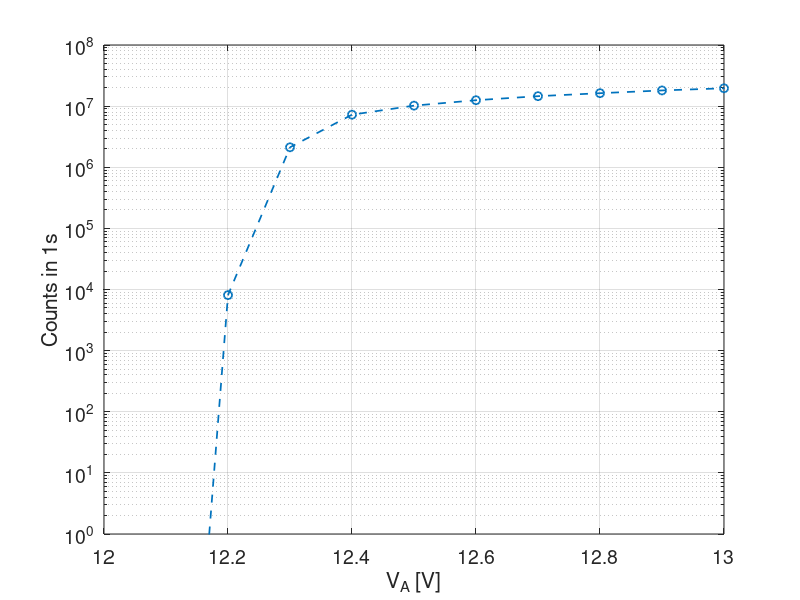
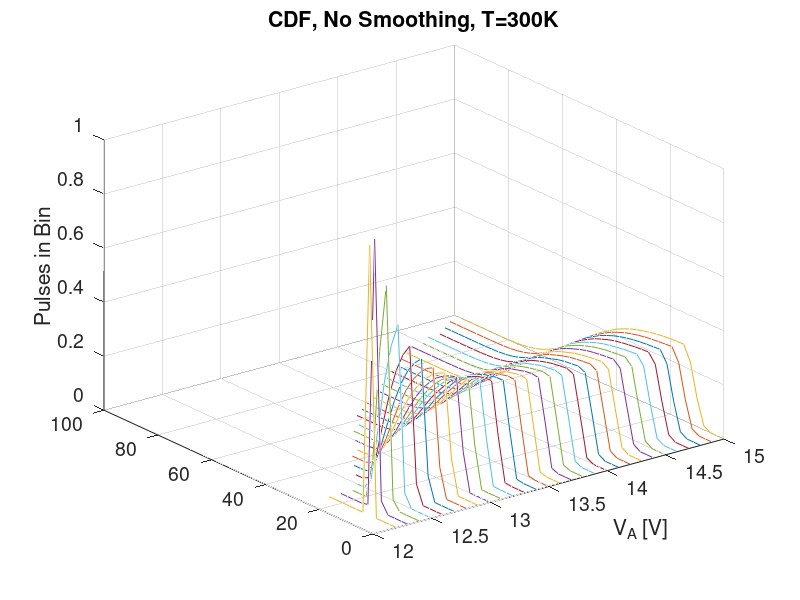
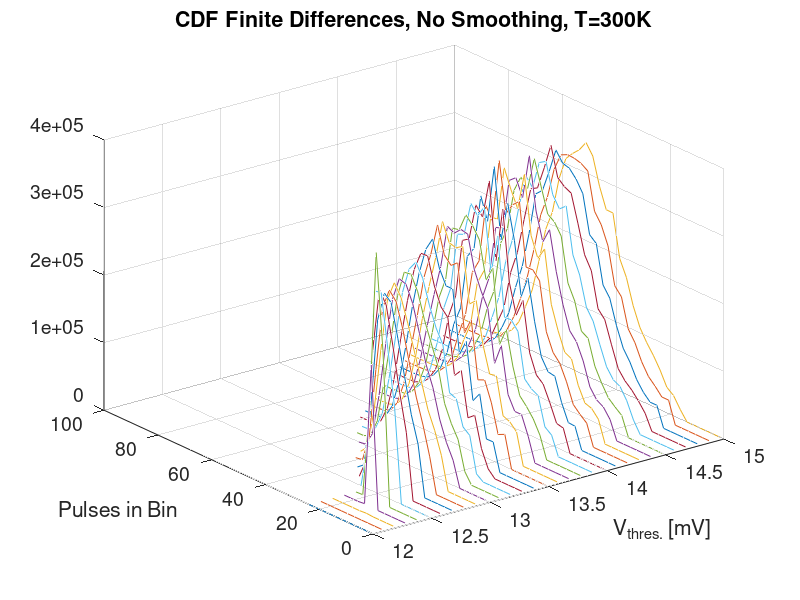
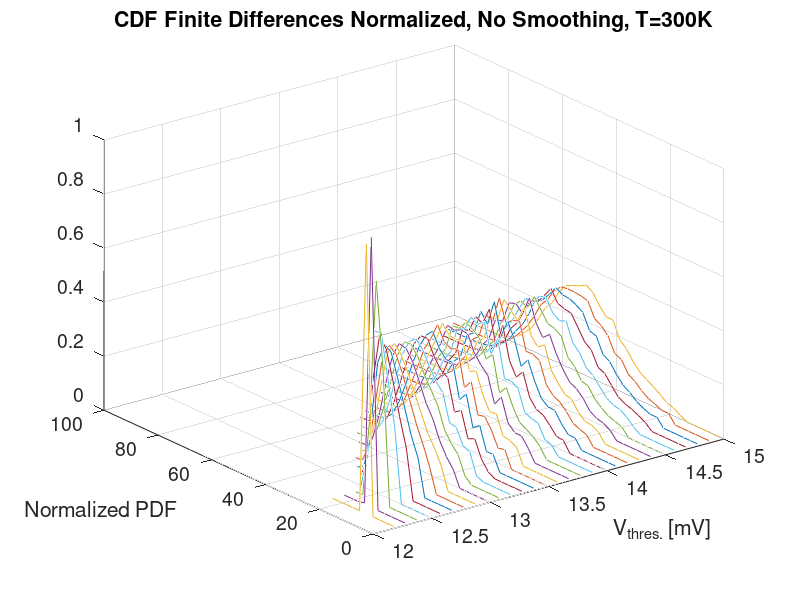

Reproduce these figures in MATLAB, in order. (Note: this script raises an error after producing the figures.)
%% Plots data collected using 'pqc_get_single_pulse_dist.m' at a single
% temperature

% First, clean up
close all
clear
clc

load( 'pqc_wirebonded_cryo_1_300K.mat' );
temp_str = 'T=300K';

% Figure parameters
lw = 1.25;
fs = 14;

%% Smooth CDF and calculate PDF from smoothed CDF
% for i = 1 : length( VA_list )
%     data_cells{ i }.pulse_CDF_mean_smoothed = smooth( data_cells{ i }.pulse_CDF_mean, 'loess' );
%     pulse_PDF_mean_smoothed = -1 * diff( data_cells{ i }.pulse_CDF_mean_smoothed );
%     pulse_PDF_mean_smoothed( pulse_PDF_mean_smoothed < 0 ) = 0;
%     data_cells{ i }.pulse_PDF_mean_smoothed = pulse_PDF_mean_smoothed;
% end

%% Plot total pulses vs. overbias
figure( )

CDF_peaks = zeros( 1, length( data_cells ) );
for i = 1 : length( data_cells )
    CDF_peaks( i ) = max( data_cells{ i }.pulse_CDF_mean );
end
%plot( VA_list, CDF_peaks / delta_T, 'o--', 'linewidth', lw );
CDF_peaks_log_modified = CDF_peaks;
CDF_peaks_log_modified( CDF_peaks_log_modified == 0 ) = 1e-10;
semilogy( VA_list, CDF_peaks_log_modified / delta_T, 'o--', 'linewidth', lw );
ylim( [ 1 1e8 ] );

grid on;

xlim( [ 12 13 ] );

xlabel( 'V_A [V]' );
ylabel( 'Counts in 1s' );
set( gca, 'fontsize', fs );

%% Plot CDF vs. overbias
figure( )

for i = 1 : length( data_cells )
    plot3( data_cells{ i }.VA * ones( size( data_cells{ i }.Vt_list_current ) ), ...
        1e3 * data_cells{ i }.Vt_list_current, ...
        data_cells{ i }.pulse_CDF_mean / norm( data_cells{ i }.pulse_CDF_mean ) );
    hold on;
end
grid on;
%set( gca, 'ZScale', 'log' );

title( [ 'CDF, No Smoothing, ' temp_str ] );
xlabel( 'V_{thres.} [mV]' );
xlabel( 'V_A [V]' );
zlabel( 'Pulses in Bin' );
%legend( sprintfc( 'V_A = %.1fV', VA_list ) );
set( gca, 'fontsize', fs );

%% Plot raw PDF vs. overbias
figure( )

for i = 1 : length( data_cells )
    plot3( data_cells{ i }.VA * ones( size( data_cells{ i }.Vt_bin_centers ) ), 1e3 * data_cells{ i }.Vt_bin_centers, data_cells{ i }.pulse_PDF_mean );
    hold on;
end
grid on;
%set( gca, 'ZScale', 'log' );

title( [ 'CDF Finite Differences, No Smoothing, ' temp_str ] );
xlabel( 'V_{thres.} [mV]' );
ylabel( 'Pulses in Bin' );
%legend( sprintfc( 'V_A = %.1fV', VA_list ) );
set( gca, 'fontsize', fs );

%% Plot y-normalized PDF vs. overbias
figure( )

for i = 1 : length( data_cells )
    plot3( data_cells{ i }.VA * ones( size( data_cells{ i }.Vt_bin_centers ) ), 1e3 * data_cells{ i }.Vt_bin_centers, data_cells{ i }.pulse_PDF_mean / norm( data_cells{ i }.pulse_PDF_mean ) );
    hold on;
end
grid on;

title( [ 'CDF Finite Differences Normalized, No Smoothing, ' temp_str ] );
xlabel( 'V_{thres.} [mV]' );
ylabel( 'Normalized PDF' );
%legend( sprintfc( 'V_A = %.1fV', VA_list ) );
set( gca, 'fontsize', fs );

%% Plot x-normalized and y-normalized PDF vs. overbias
figure( )

for i = 1 : length( data_cells )
    if( sum(data_cells{ i }.pulse_PDF_mean( : ) ) ~= 0 ) % Eliminate all-zero vectors
        % Find the "max" pulse height (1/1000 the mode on the upper side)
        logical_vec = data_cells{ i }.pulse_PDF_mean < 1 / 100 * max( data_cells{ i }.pulse_PDF_mean );
        logical_inds = find( logical_vec == 0 );
        peak_pulse_index = logical_inds( end );

        plot( data_cells{ i }.Vt_bin_centers / data_cells{ i }.Vt_bin_centers( peak_pulse_index ), data_cells{ i }.pulse_PDF_mean / norm( data_cells{ i }.pulse_PDF_mean ) );
        hold on;
    end
end
grid on;

xlabel( 'V_{pulse} / V_{max} [dimensionless]' );
ylabel( 'Normalized PDF' );
legend( sprintfc( 'V_A = %.1fV', VA_list ) );
set( gca, 'fontsize', fs );
xlim( [ 0 2 ] );

%% Plot PDF peak V_thres and height vs. overbias
figure( )

PDF_peaks = zeros( 1, length( data_cells ) );
PDF_peak_thresh = zeros( 1, length( data_cells ) );
for i = 1 : length( data_cells )
    [ PDF_peaks( i ), ind ] = max( data_cells{ i }.pulse_PDF_mean );
    PDF_peak_thresh( i ) = data_cells{ i }.Vt_bin_centers( ind );
end
yyaxis left
plot( VA_list, PDF_peaks, 'o--', 'linewidth', lw );
hold on;
ylabel( 'PDF Peak Value [Counts]' );

yyaxis right
plot( VA_list, 1000 * PDF_peak_thresh, 'o--', 'linewidth', lw );
ylabel( 'PDF Peak Bin [mV]' );

grid on;

xlabel( 'V_A [V]' );
set( gca, 'fontsize', fs );